Frame 1 (no input): blank canvas, image omitted
Frame 60 (the mouse pressed at the canvas centre just before this capture): blank canvas, image omitted
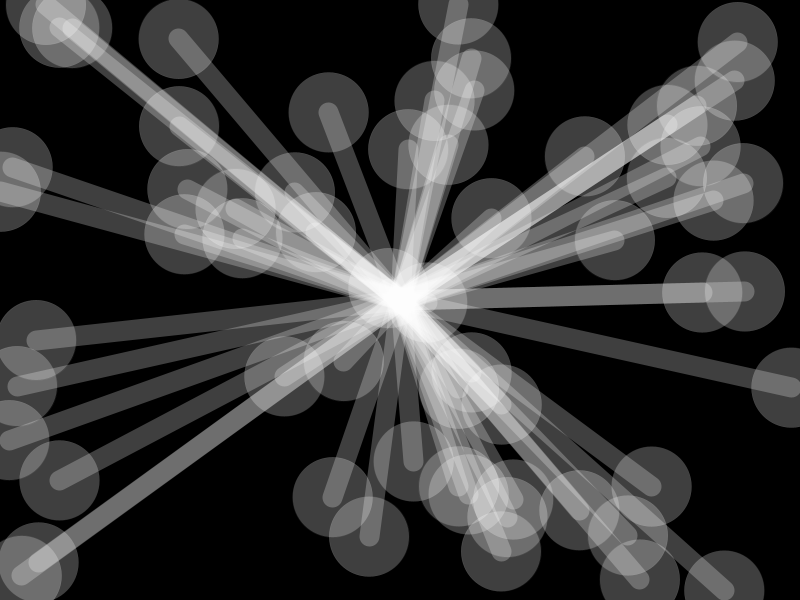
Frame 120 (the mouse held since frame 60 and released just before this capture)

The Processing sketch whose frames 1 and 60 were blank and that drew this single picture after the mouse press (run headless with seeded random() and noise(); from frame 60 on, the mouse is pressed at the canvas centre):

// Processing sketch: processing_47903
// ── processing_47903.pde

void setup()  {
  background (#000000);
  smooth();
  size(800, 600);
}

float LineX;
float LineY;
float BLineX;
float BLineY;
float CR;
float Counter;

void draw()  {
  LineX = random(800);
  LineY = random(600);
  CR = random(1,255);
  frameRate(20);
  
  if (mousePressed)  {
  stroke(255,255,255,63);
  fill(255,255,255,63);
  strokeWeight(20);
  line(LineX,LineY,400,300);
  strokeWeight(0);
  ellipse(LineX,LineY,80,80);
  }
  
}


                                
